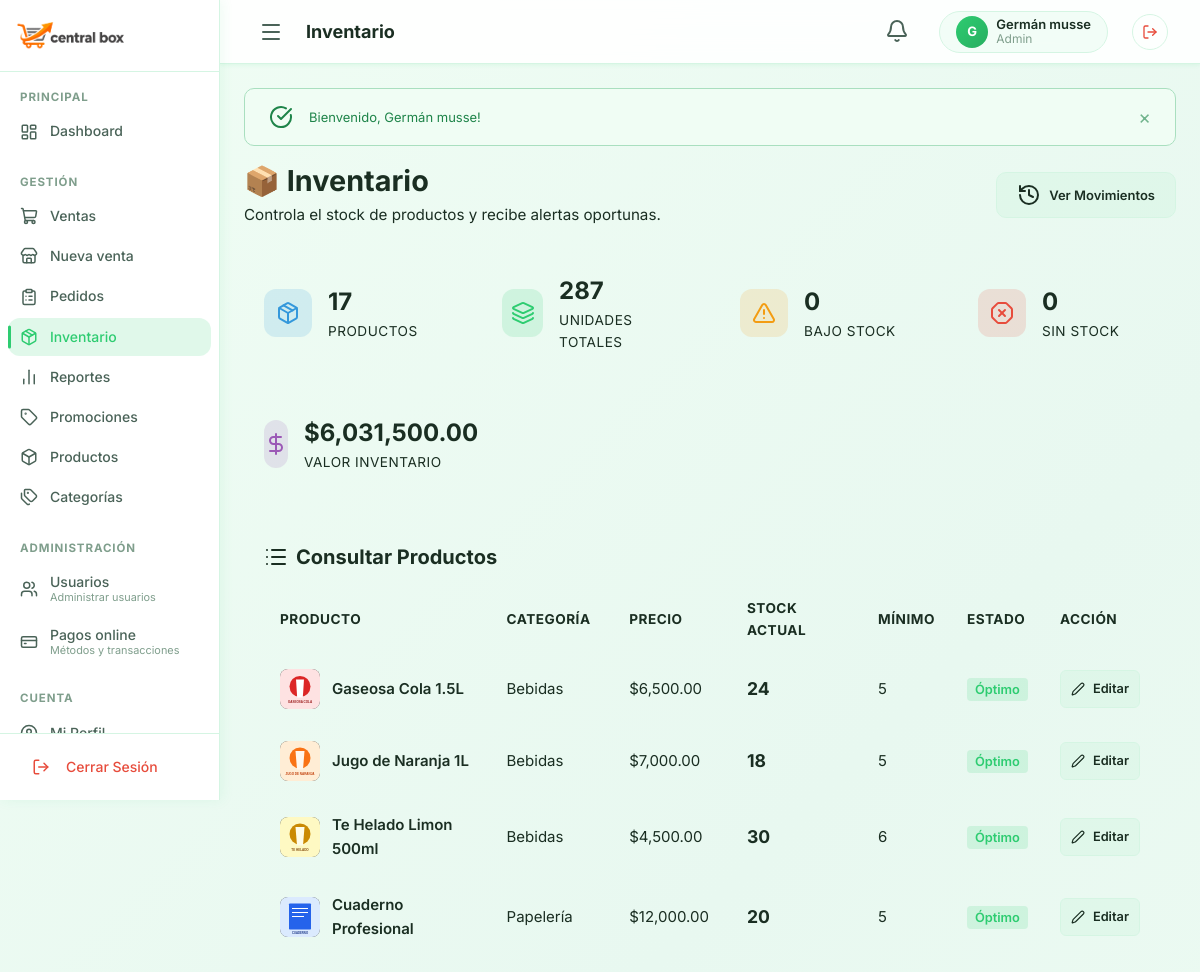
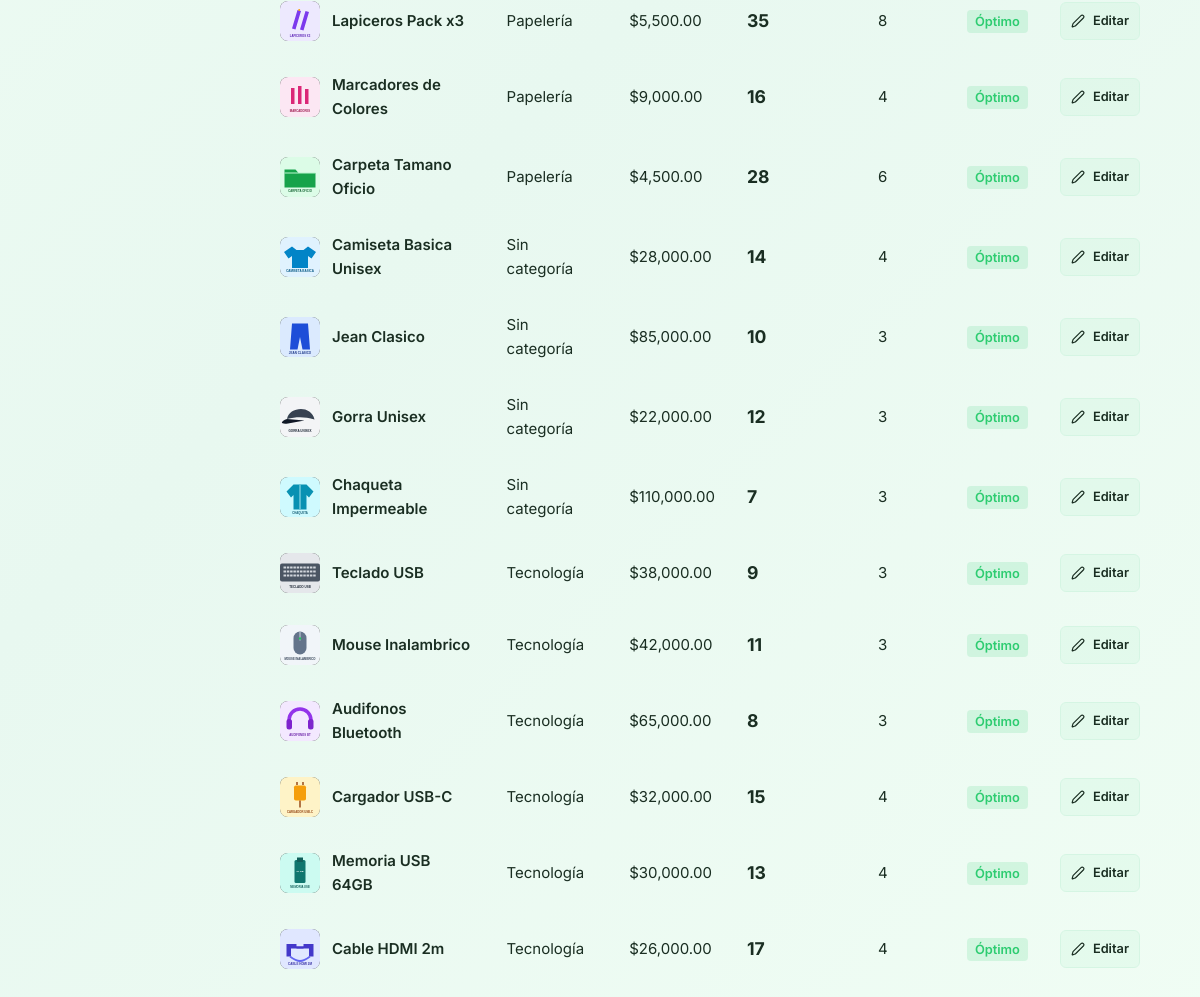
The page /public/index.php?controller=inventario&action=index (signed in) on the database its author committed (2 pictures, top to bottom).
### tables this page shows
CREATE TABLE IF NOT EXISTS productos (
    id           INT UNSIGNED AUTO_INCREMENT PRIMARY KEY,
    nombre       VARCHAR(100)       NOT NULL,
    descripcion  TEXT               NULL,
    precio       DECIMAL(12,2)      NOT NULL DEFAULT 0.00,
    stock        INT                NOT NULL DEFAULT 0,
    stock_minimo INT                NOT NULL DEFAULT 5,
    imagen       VARCHAR(255)       NULL,
    categoria_id INT UNSIGNED       NULL,
    vendedor_id  INT UNSIGNED       NULL,
    activo       TINYINT(1)         NOT NULL DEFAULT 1,
    created_at   DATETIME           NOT NULL DEFAULT CURRENT_TIMESTAMP,
    updated_at   DATETIME           NOT NULL DEFAULT CURRENT_TIMESTAMP ON UPDATE CURRENT_TIMESTAMP,

    CONSTRAINT fk_producto_categoria
        FOREIGN KEY (categoria_id) REFERENCES categorias(id)
        ON DELETE SET NULL ON UPDATE CASCADE,

    CONSTRAINT fk_producto_vendedor
        FOREIGN KEY (vendedor_id) REFERENCES usuarios(id)
        ON DELETE SET NULL ON UPDATE CASCADE
);

CREATE TABLE IF NOT EXISTS categorias (
    id          INT UNSIGNED AUTO_INCREMENT PRIMARY KEY,
    nombre      VARCHAR(80)         NOT NULL UNIQUE,
    descripcion VARCHAR(255)        NULL,
    imagen      VARCHAR(255)        NULL,
    activa      TINYINT(1)          NOT NULL DEFAULT 1,
    created_at  DATETIME            NOT NULL DEFAULT CURRENT_TIMESTAMP
);

### controllers/InventarioController.php (called while the page is built, shortened)
<?php
require_once MODELS_PATH . '/Inventario.php';
require_once MODELS_PATH . '/Producto.php';
class InventarioController
{
    private Inventario $inventarioModel;
    private Producto   $productoModel;
    public function __construct()
    {
        $this->inventarioModel = new Inventario();
        $this->productoModel   = new Producto();
    }
    public function index(): void
    {
        $resumen     = $this->inventarioModel->getResumen();
        $productos   = $this->productoModel->getAll(null, null, 500, 0, false);
        require_once VIEWS_PATH . '/Layouts/header.php';
        require_once VIEWS_PATH . '/compartido/inventario/index.php';
        require_once VIEWS_PATH . '/Layouts/footer.php';
    }
}

### public/index.php (called while the page is built, shortened)
<?php
require_once __DIR__ . '/../config/database.php';
$actionName     = $_GET['action']     ?? 'index';
$controller = new $controllerClass();
$controller->$actionName();

### config/database.php (called while the page is built, shortened)
<?php
class Database
{
    private static ?Database $instance = null;
    private PDO $connection;
    private static string $host = '127.0.0.1';
    private static string $port = '3306';
    private static string $dbname = 'central_box';
    private static string $username = 'root';
    private static string $password = '';
    private static string $charset = 'utf8mb4';
    private function __construct()
    {
        try {
            $dsn = "mysql:host=" . self::$host . ";port=" . self::$port . ";dbname=" . self::$dbname . ";charset=" . self::$charset;
            $options = [
                PDO::ATTR_ERRMODE            => PDO::ERRMODE_EXCEPTION,
                PDO::ATTR_DEFAULT_FETCH_MODE => PDO::FETCH_ASSOC,
                PDO::ATTR_EMULATE_PREPARES   => false,
                PDO::MYSQL_ATTR_INIT_COMMAND => "SET NAMES " . self::$charset,
            ];
            $this->connection = new PDO($dsn, self::$username, self::$password, $options);
        } catch (PDOException $e) {
            die("Error de conexión a la base de datos: " . $e->getMessage());
        }
    }
    public static function getInstance(): self
    {
        if (self::$instance === null) {
            self::$instance = new self();
        }
        return self::$instance;
    }
    public function getConnection(): PDO
    {
        return $this->connection;
    }
}

### models/Inventario.php (called while the page is built, shortened)
<?php
require_once __DIR__ . '/../config/database.php';
class Inventario
{
    private PDO $db;
    public function __construct()
    {
        $this->db = Database::getInstance()->getConnection();
    }
    public function getResumen(): array
    {
        $stmt = $this->db->query("SELECT COUNT(*) FROM productos WHERE activo = 1");
        $totalProductos = (int) $stmt->fetchColumn();
        $stmt = $this->db->query("SELECT COALESCE(SUM(stock), 0) FROM productos WHERE activo = 1");
        $totalUnidades = (int) $stmt->fetchColumn();
        $stmt = $this->db->query("SELECT COUNT(*) FROM productos WHERE activo = 1 AND stock <= stock_minimo");
        $bajoStock = (int) $stmt->fetchColumn();
        $stmt = $this->db->query("SELECT COUNT(*) FROM productos WHERE activo = 1 AND stock = 0");
        $sinStock = (int) $stmt->fetchColumn();
        $stmt = $this->db->query("SELECT COALESCE(SUM(precio * stock), 0) FROM productos WHERE activo = 1");
        $valorTotal = (float) $stmt->fetchColumn();
        return [
            'total_productos' => $totalProductos,
            'total_unidades'  => $totalUnidades,
            'bajo_stock'      => $bajoStock,
            'sin_stock'       => $sinStock,
            'valor_total'     => $valorTotal,
        ];
    }
}

### models/Producto.php (called while the page is built, shortened)
<?php
require_once __DIR__ . '/../config/database.php';
class Producto
{
    private PDO $db;
    public function __construct()
    {
        $this->db = Database::getInstance()->getConnection();
    }
    public function getAll(?int $categoriaId = null, ?string $busqueda = null, int $limit = 12, int $offset = 0, bool $soloActivos = true): array
    {
        $sql = "SELECT p.*, c.nombre AS categoria_nombre, u.nombre AS vendedor_nombre
                FROM productos p
                LEFT JOIN categorias c ON p.categoria_id = c.id
                LEFT JOIN usuarios u ON p.vendedor_id = u.id
                WHERE 1=1";
        $params = [];
        $sql .= " ORDER BY p.created_at DESC LIMIT :limit OFFSET :offset";
        $stmt = $this->db->prepare($sql);
        $stmt->bindValue(':limit', $limit, PDO::PARAM_INT);
        $stmt->bindValue(':offset', $offset, PDO::PARAM_INT);
        $stmt->execute();
        return $stmt->fetchAll();
    }
}

### views/compartido/inventario/index.php (the view, shortened to what this page needs)
<div class="inv-header animate-fade-in">
    <div>
        <h1 class="inv-title">📦 <span class="inv-highlight">Inventario</span></h1>
        <p class="inv-subtitle">Controla el stock de productos y recibe alertas oportunas.</p>
    </div>
    <a href="<?= BASE_URL ?>/index.php?controller=inventario&action=movimientos" class="btn btn-secondary">
        <i data-lucide="history"></i> Ver Movimientos
    </a>
</div>
<div class="inv-stats stagger animate-fade-in">
    <div class="inv-stat-card">
        <div class="inv-stat-icon" style="background:rgba(52,152,219,0.15); color:#3498db;">
            <i data-lucide="package"></i>
        </div>
        <div>
            <div class="inv-stat-num"><?= number_format($resumen['total_productos'] ?? 0) ?></div>
            <div class="inv-stat-lbl">Productos</div>
        </div>
    </div>
    <div class="inv-stat-card">
        <div class="inv-stat-icon" style="background:rgba(46,204,113,0.15); color:#2ecc71;">
            <i data-lucide="layers"></i>
        </div>
        <div>
            <div class="inv-stat-num"><?= number_format($resumen['total_unidades'] ?? 0) ?></div>
            <div class="inv-stat-lbl">Unidades Totales</div>
        </div>
    </div>
    <div class="inv-stat-card">
        <div class="inv-stat-icon" style="background:rgba(243,156,18,0.15); color:#f39c12;">
            <i data-lucide="alert-triangle"></i>
        </div>
        <div>
            <div class="inv-stat-num"><?= number_format($resumen['bajo_stock'] ?? 0) ?></div>
            <div class="inv-stat-lbl">Bajo Stock</div>
        </div>
    </div>
    <div class="inv-stat-card">
        <div class="inv-stat-icon" style="background:rgba(231,76,60,0.15); color:#e74c3c;">
            <i data-lucide="x-octagon"></i>
        </div>
        <div>
            <div class="inv-stat-num"><?= number_format($resumen['sin_stock'] ?? 0) ?></div>
            <div class="inv-stat-lbl">Sin Stock</div>
        </div>
    </div>
    <div class="inv-stat-card">
        <div class="inv-stat-icon" style="background:rgba(155,89,182,0.15); color:#9b59b6;">
            <i data-lucide="dollar-sign"></i>
        </div>
        <div>
            <div class="inv-stat-num">$<?= number_format($resumen['valor_total'] ?? 0, 2) ?></div>
            <div class="inv-stat-lbl">Valor Inventario</div>
        </div>
    </div>
</div>
<div class="inv-table-container animate-fade-in stagger">
    <h2><i data-lucide="list"></i> Consultar Productos</h2>
    <table class="inv-table">
        <thead>
            <tr>
                <th>Producto</th>
                <th>Categoría</th>
                <th>Precio</th>
                <th>Stock Actual</th>
                <th>Mínimo</th>
                <th>Estado</th>
                <th>Acción</th>
            </tr>
        </thead>
        <tbody>
            <?php if (empty($productos)): ?>
                <tr>
                    <td colspan="7" style="text-align: center; color: var(--text-secondary); padding: 30px;">
                        No hay productos registrados en el inventario.
                    </td>
                </tr>
            <?php else: ?>
                <?php foreach ($productos as $prod):
                    $estado = '';
                    $badgeClass = '';
                    if ($prod['stock'] == 0) {
                        $estado = 'Agotado';
                        $badgeClass = 'badge-stock-out';
                    } elseif ($prod['stock'] <= $prod['stock_minimo']) {
                        $estado = 'Bajo Stock';
                        $badgeClass = 'badge-stock-low';
                    } else {
                        $estado = 'Óptimo';
                        $badgeClass = 'badge-stock-ok';
                    }
                ?>
                <tr>
                    <td>
                        <div class="prod-info">
                            <?php if (!empty($prod['imagen'])): ?>
                                <img src="<?= IMG_URL ?>/productos/<?= htmlspecialchars($prod['imagen']) ?>" alt="<?= htmlspecialchars($prod['nombre']) ?>" class="prod-img">
                            <?php else: ?>
                                <div class="prod-img" style="display:flex;align-items:center;justify-content:center;font-size:1.2rem;">📦</div>
                            <?php endif; ?>
                            <span style="font-weight: 600;"><?= htmlspecialchars($prod['nombre']) ?></span>
                        </div>
                    </td>
                    <td><?= htmlspecialchars($prod['categoria_nombre'] ?? 'Sin categoría') ?></td>
                    <td>$<?= number_format($prod['precio'], 2) ?></td>
                    <td style="font-weight: bold; font-size: 1.1rem;"><?= $prod['stock'] ?></td>
                    <td style="color: var(--text-secondary);"><?= $prod['stock_minimo'] ?></td>
                    <td><span class="<?= $badgeClass ?>"><?= $estado ?></span></td>
                    <td>
                        <a href="<?= BASE_URL ?>/index.php?controller=productos&action=editar&id=<?= $prod['id'] ?>" class="btn btn-sm btn-secondary" style="padding: 6px 10px; font-size: 0.8rem;">
                            <i data-lucide="edit-2" style="width: 14px;"></i> Editar
                        </a>
                    </td>
                </tr>
                <?php endforeach; ?>
            <?php endif; ?>
        </tbody>
    </table>
</div>

### Styles/main.css (style rules this page uses)
:root { --color-bg: #f0fdf4; --color-bg-secondary: #ffffff; --color-bg-tertiary: #e8f8f0; --color-surface: rgba(46, 204, 113, 0.05); --color-surface-hover: rgba(46, 204, 113, 0.10); --color-border: #d5f5e3; --color-border-hover: #a9dfbf; --color-text: #1a2e22; --color-text-secondary: #4a6358; --color-text-muted: #7f9e8c; --color-primary: #2ecc71; --color-primary-hover: #27ae60; --color-primary-light: rgba(46, 204, 113, 0.15); --color-secondary: #27ae60; --color-secondary-hover: #229954; --color-secondary-light: rgba(39, 174, 96, 0.15); --gradient-primary: linear-gradient(135deg, #2ecc71 0%, #27ae60 100%); --gradient-primary-hover: linear-gradient(135deg, #27ae60 0%, #229954 100%); --gradient-bg: linear-gradient(135deg, #f0fdf4 0%, #e8f8f0 50%, #f0fdf4 100%); --gradient-card: linear-gradient(135deg, rgba(46,204,113,0.06) 0%, rgba(39,174,96,0.03) 100%); --color-success: #2ecc71; --color-success-light: rgba(46, 204, 113, 0.12); --color-warning: #f39c12; --color-warning-light: rgba(243, 156, 18, 0.12); --color-danger: #e74c3c; --color-danger-light: rgba(231, 76, 60, 0.12); --color-info: #3498db; --color-info-light: rgba(52, 152, 219, 0.12); --glass-bg: rgba(255, 255, 255, 0.7); --glass-border: rgba(46, 204, 113, 0.2); --glass-shadow: 0 4px 24px rgba(46, 204, 113, 0.12); --glass-blur: blur(12px); --font-family: 'Inter', -apple-system, BlinkMacSystemFont, 'Segoe UI', sans-serif; --font-size-xs: 0.75rem; --font-size-sm: 0.8125rem; --font-size-base: 0.9375rem; --font-size-md: 1rem; --font-size-lg: 1.125rem; --font-size-xl: 1.375rem; --font-size-2xl: 1.75rem; --font-size-3xl: 2.25rem; --font-size-4xl: 3rem; --space-xs: 0.25rem; --space-sm: 0.5rem; --space-md: 1rem; --space-lg: 1.5rem; --space-xl: 2rem; --space-2xl: 3rem; --space-3xl: 4rem; --radius-sm: 6px; --radius-md: 10px; --radius-lg: 16px; --radius-xl: 24px; --radius-full: 9999px; --shadow-sm: 0 1px 4px rgba(46, 204, 113, 0.10); --shadow-md: 0 4px 12px rgba(46, 204, 113, 0.12); --shadow-lg: 0 8px 24px rgba(46, 204, 113, 0.15); --shadow-xl: 0 16px 48px rgba(46, 204, 113, 0.18); --shadow-glow: 0 0 20px rgba(46, 204, 113, 0.25); --transition-fast: 150ms cubic-bezier(0.4, 0, 0.2, 1); --transition-base: 250ms cubic-bezier(0.4, 0, 0.2, 1); --transition-slow: 350ms cubic-bezier(0.4, 0, 0.2, 1); --transition-spring: 500ms cubic-bezier(0.34, 1.56, 0.64, 1); --sidebar-width: 220px; --sidebar-collapsed: 58px; --header-height: 64px; --content-max-width: 1400px; }
*, *::before, *::after { margin: 0; padding: 0; box-sizing: border-box; }
html { font-size: 16px; scroll-behavior: smooth; -webkit-font-smoothing: antialiased; }
body { font-family: var(--font-family); font-size: var(--font-size-base); color: var(--color-text); background: var(--gradient-bg); background-attachment: fixed; line-height: 1.6; min-height: 100vh; overflow-x: hidden; }
a { color: var(--color-primary); text-decoration: none; transition: color var(--transition-fast); }
img { max-width: 100%; height: auto; display: block; }
table { border-collapse: collapse; width: 100%; }
h1, h2, h3, h4, h5, h6 { font-weight: 700; line-height: 1.3; color: var(--color-text); }
h1 { font-size: var(--font-size-3xl); }
h2 { font-size: var(--font-size-2xl); }
.animate-fade-in { animation: fadeIn 0.4s ease-out both; }
.stagger > *:nth-child(1) { animation-delay: 0.05s; }
.stagger > *:nth-child(2) { animation-delay: 0.10s; }
.stagger > *:nth-child(3) { animation-delay: 0.15s; }
.stagger > *:nth-child(4) { animation-delay: 0.20s; }
.stagger > *:nth-child(5) { animation-delay: 0.25s; }

### Styles/components.css (style rules this page uses)
.btn { display: inline-flex; align-items: center; justify-content: center; gap: var(--space-sm); padding: 10px 20px; border-radius: var(--radius-md); font-size: var(--font-size-sm); font-weight: 600; cursor: pointer; transition: all var(--transition-fast); white-space: nowrap; border: 1px solid transparent; line-height: 1.4; }
.btn-secondary { background: var(--color-surface); color: var(--color-text); border-color: var(--color-border); }
.btn-sm { padding: 5px 12px; font-size: var(--font-size-xs); border-radius: var(--radius-sm); }

### rows shown on the page
productos: imagen (picture), nombre "Gaseosa Cola 1.5L", categoria.nombre "Bebidas", precio "6,500.00", stock "24", stock_minimo "5", estado "Óptimo"
productos: imagen (picture), nombre "Jugo de Naranja 1L", categoria.nombre "Bebidas", precio "7,000.00", stock "18", stock_minimo "5", estado "Óptimo"
productos: imagen (picture), nombre "Te Helado Limon 500ml", categoria.nombre "Bebidas", precio "4,500.00", stock "30", stock_minimo "6", estado "Óptimo"
productos: imagen (picture), nombre "Cuaderno Profesional", categoria.nombre "Papelería", precio "12,000.00", stock "20", stock_minimo "5", estado "Óptimo"
productos: imagen (picture), nombre "Lapiceros Pack x3", categoria.nombre "Papelería", precio "5,500.00", stock "35", stock_minimo "8", estado "Óptimo"
productos: imagen (picture), nombre "Marcadores de Colores", categoria.nombre "Papelería", precio "9,000.00", stock "16", stock_minimo "4", estado "Óptimo"
productos: imagen (picture), nombre "Carpeta Tamano Oficio", categoria.nombre "Papelería", precio "4,500.00", stock "28", stock_minimo "6", estado "Óptimo"
productos: imagen (picture), nombre "Camiseta Basica Unisex", categoria_nombre "Sin categoría", precio "28,000.00", stock "14", stock_minimo "4", estado "Óptimo"
productos: imagen (picture), nombre "Jean Clasico", categoria_nombre "Sin categoría", precio "85,000.00", stock "10", stock_minimo "3", estado "Óptimo"
productos: imagen (picture), nombre "Gorra Unisex", categoria_nombre "Sin categoría", precio "22,000.00", stock "12", stock_minimo "3", estado "Óptimo"
productos: imagen (picture), nombre "Chaqueta Impermeable", categoria_nombre "Sin categoría", precio "110,000.00", stock "7", stock_minimo "3", estado "Óptimo"
productos: imagen (picture), nombre "Teclado USB", categoria.nombre "Tecnología", precio "38,000.00", stock "9", stock_minimo "3", estado "Óptimo"
productos: imagen (picture), nombre "Mouse Inalambrico", categoria.nombre "Tecnología", precio "42,000.00", stock "11", stock_minimo "3", estado "Óptimo"
productos: imagen (picture), nombre "Audifonos Bluetooth", categoria.nombre "Tecnología", precio "65,000.00", stock "8", stock_minimo "3", estado "Óptimo"
productos: imagen (picture), nombre "Cargador USB-C", categoria.nombre "Tecnología", precio "32,000.00", stock "15", stock_minimo "4", estado "Óptimo"
productos: imagen (picture), nombre "Memoria USB 64GB", categoria.nombre "Tecnología", precio "30,000.00", stock "13", stock_minimo "4", estado "Óptimo"
productos: imagen (picture), nombre "Cable HDMI 2m", categoria.nombre "Tecnología", precio "26,000.00", stock "17", stock_minimo "4", estado "Óptimo"

### other values the page prints
$pageTitle "Inventario"
substr($user['nombre'] ?? 'U', 0, 1) "G"
$user['nombre'] "Germán musse"
$user['rol'] "Admin"
$flashSuccess "Bienvenido, Germán musse!"
$resumen['total_productos'] "17"
$resumen['total_unidades'] "287"
$resumen['bajo_stock'] "0"
$resumen['sin_stock'] "0"
$resumen['valor_total'] "6,031,500.00"
